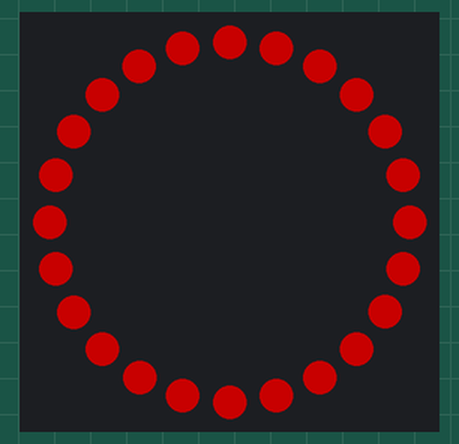
Simulated run of this sketch. Board: Arduino Uno, built with avr-gcc and run on an emulated ATmega328P. On the bench: 24 RGB LEDs in a ring, first at the top, clockwise. Dim RGB values are drawn brighter than linear; the strip is taken to match the declared colour order.

Above: at 0.18 s.
At 29.73 s:
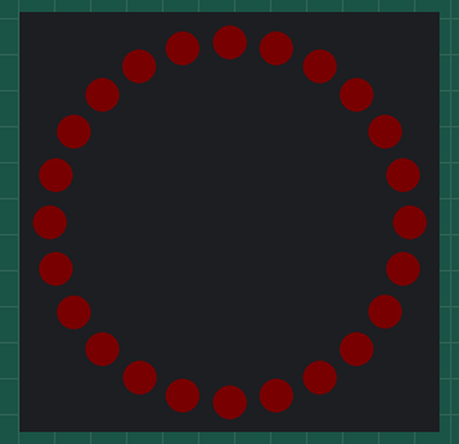

The sketch:

rainbowHalo.ino
```cpp
#include <Adafruit_NeoPixel.h>

const byte neoPin = 10;
const byte neoPixels = 24;
byte neoBright = 100;

Adafruit_NeoPixel ring = Adafruit_NeoPixel(neoPixels, neoPin, NEO_RBG);

void setup(){
	ring.begin();
	ring.setBrightness(neoBright);
	ring.show();
}

void loop(){
	for(int i = 0; i<neoPixels;i++){
		ring.setPixelColor(i, ring.Color(255,0,0));
		ring.show();
		//delay(42);
	}
	ring.setBrightness(neoBright--);
	delay(10);
	if(neoBright == 0){
		neoBright = 100;
	}

}
```
